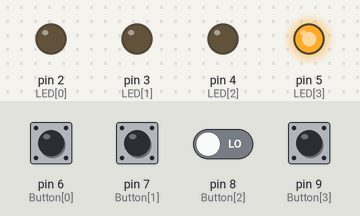
Simulated run of this sketch. Board: Arduino Uno, built with avr-gcc and run on an emulated ATmega328P. Parts: output pins drawn as LEDs (lit = HIGH). Inputs (shaded band) come from the test bench; at power-on: pin 6 (Button[0]), pin 7 (Button[1]), pin 8 (Button[2]), pin 9 (Button[3]) LOW. Random numbers use the default seed unless the sketch sets one; what the sketch prints to the serial monitor is not drawn.

Above: at 2.7 s.
2.8 s: pin 9 (Button[3]) pulled HIGH for 0.15 s
At 4.1 s:
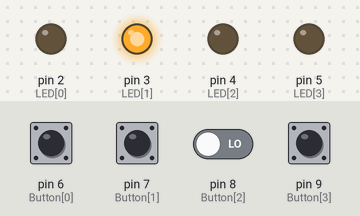
5.9 s: pin 7 (Button[1]) pulled HIGH for 1 s
At 8.2 s:
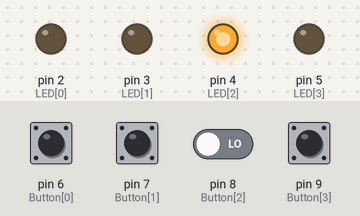
8.9 s: pin 8 (Button[2]) driven HIGH and pin 9 (Button[3]) driven HIGH
At 11.7 s:
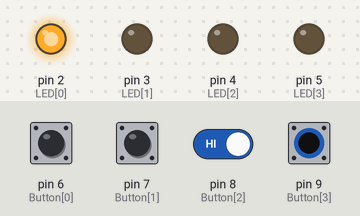
11.9 s: pin 6 (Button[0]) pulled HIGH for 0.15 s
14.9 s: pin 8 (Button[2]) driven LOW
Timing chart, 0 to 18.9 s (numbered marks = the images above; inputs shaded):
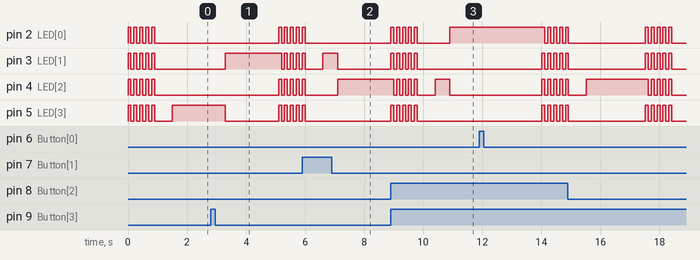

Measured:
- by itself, pin 2 (LED[0]), pin 3 (LED[1]), pin 5 (LED[3]): repeats every 0.20 s: HIGH 0.10 s, LOW 0.10 s, until it stays LOW from 18.4 s

The sketch:

sketch_dec04a.ino
```cpp
const int LED[]={2,3,4,5};
const int Button[]={6,7,8,9};
int mole;
volatile int state;
int counter = 0;
float timep= 2000;
void setup() {
  // initialize digital pin LED as an output.
  pinMode(LED[0], OUTPUT);
  pinMode(LED[1], OUTPUT);
  pinMode(LED[2], OUTPUT);
  pinMode(LED[3], OUTPUT);

  //initalize Buttons as input
  pinMode(Button[0], INPUT);
  pinMode(Button[1], INPUT);
  pinMode(Button[2], INPUT);
  pinMode(Button[3], INPUT);
  Serial.begin(9600);      // open the serial port at 9600 bps:
  randomSeed(analogRead(0)); // seed the random() function with an open pin
  fail();  // first call of the fail (reset) function defined below
}

void ledOn(int colorON) { // function to switch on an LED
  if (colorON == LED[0]) {digitalWrite(LED[0], HIGH);}
  else if (colorON == LED[1]) {digitalWrite(LED[1], HIGH);}
  else if (colorON == LED[2]) {digitalWrite(LED[2], HIGH);}
  else if (colorON == LED[3]) {digitalWrite(LED[3], HIGH);}
}

void ledOff(int colorOFF) { // function to switch off an LED
  if (colorOFF == LED[0]) {digitalWrite(LED[0], LOW);}
  else if (colorOFF == LED[1]) {digitalWrite(LED[1], LOW);}
  else if (colorOFF == LED[2]) {digitalWrite(LED[2], LOW);}
  else if (colorOFF == LED[3]) {digitalWrite(LED[3], LOW);}
}

void blinkall(){  // function to blink all LEDs together
  for(int i=0; i<4;i++){ledOn(LED[i]);}
  delay(100);
  for(int i=0; i<4;i++){ledOff(LED[i]);}
  delay(100);
}

void fail(){  // the reset function: sets the counter to 0 and the state to -1, then blinks the LEDs
  counter = 0;
  state = -1;
  blinkall();
  blinkall();
  blinkall();
  blinkall();
  blinkall();
  delay(500);
}

void displayMole() {
  mole = rand() % 4; // one of the four moles is randomly chosen and switched on
  for(int i = 0; i<4;i++){
    if(mole==i){ledOn(LED[i]);}
  }
}

void whackMole() {
  unsigned long current;
  unsigned long endt;
  if(counter==0){timep=2000;}  // time period is initially set to 2 seconds
  else{timep = timep*0.9;} // with each succesful attempt, time period reduces by 10%
  current = millis();
  endt = millis() + timep;
  while  (millis()<endt) {  // program scans for button presses in the set time period
    if(digitalRead(Button[0])==1){state=0;}
    else if(digitalRead(Button[1])==1){state=1;}
    else if(digitalRead(Button[2])==1){state=2;}
    else if(digitalRead(Button[3])==1){state=3;}
    if(mole==state){  // if a correct press is detected, LED is switched off and the program moves on
      counter+=1;
      delay(500);
      ledOff(LED[state]);
      Serial.print("here");
      break;
    }
  }
  if(mole!=state){fail();}  // if a correct press is not detected, the counters and timer reset
}

void loop() { // main loop of whack a mole
  displayMole();
  whackMole();
  Serial.print(state);
  Serial.print(counter);
}
```
